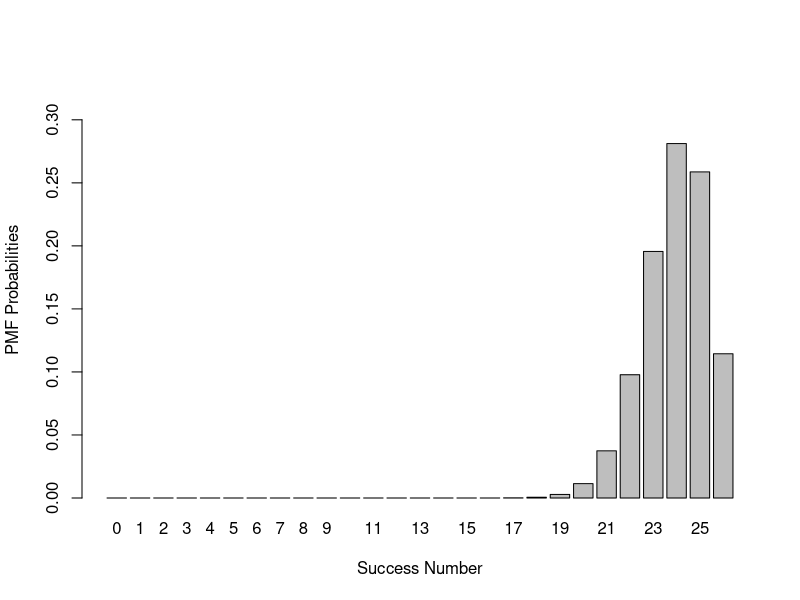

Write R code to recreate this figure.
##### R Project 3: Binomial Distribution
##### Name: Hanel Vujic
##### Version Number: 3



### Part 1
## (C1): Store the size of your distribution

total_trials <- 26
##total_trials (outputs 26)


## (C2) Store your probability of successes

success_prob <- 0.92
##success_prob (outputs 0.92)

## (C3) Create a vector from 0 through the number of Bernoulli Trials of your distribution.

number_of_successes <- 0:total_trials
#number_of_successes

## (C4) Find Binomial Probabilities.

point_probabilities <- dbinom(number_of_successes, total_trials, success_prob)
point_probabilities ##(outputs all probabilities)

## (C5) Create a barplot.

barplot(height = point_probabilities, names.arg = number_of_successes, xlab = "Success Number", ylab = "PMF Probabilities", ylim = c(0, 0.33))


### Part 1 Questions
## (Q6) Describe the barplot.

# X-value for the highest bar: 24

# Is the highest bar in the center or somewhat off to the side of the graph?
#(ANSWER)
#In terms of the entire graph, it's off to the side. In terms of the distribution
#from values 19 to 26, it's more in the center.


# Do all of the bars go to the same height, or are they all different?
#(ANSWER)
#All of the bars have different heights among each other.



# Code for calculating P(X <= (see PDF for value))

pbinom(22, total_trials, success_prob, lower.tail = TRUE)


# Answer from above code:
# ANSWER: 0.1501382

# If you had to shade your barplot from Part 1 corresponding to the calculation you just made, what part(s) of the barplot would be shaded? (You don't actually have to shade your graph, just describe it in words.)
# (ANSWER)
# I would shade starting from the bar of X = 22 and shade the bars to the left of them.




## (Q7) Expected Value of Distribution?
# Code: 
#dbinom(12, total_trials, success_prob)
sum(point_probabilities * number_of_successes)


# Result from Code:
#(ANSWER): 23.92


## (Q8) Standard Deviation of Distribution?
# Code:
standardDev <- sqrt(sum((number_of_successes - mean(number_of_successes))^2/(length(number_of_successes)-1)))
standardDev
sNewStandard <- sd(number_of_successes)
sNewStandard
# Result from Code:
#(ANSWER): 7.937254





### Part 2
## (C9) Random Sampling

set.seed(3425)
sample_values <- rbinom(92, total_trials, success_prob)
sample_values


### Part 2 Questions
## (Q10) Mean of random sample?
# Code:
mean(sample_values)


# Result from Code:
# (ANSWER): 1.956522


## (Q11) Standard Deviation of random sample?
# Code:
sd(sample_values)


# Result from Code:
# (ANSWER): 1.108539




### Additional Questions
## (Q12) 
## Compare the expected value from Q7 and the sample mean from Q10.  Are they close in value?
# Answer: They are really close in value.

## Compare the standard deviations from Q8 and Q11.  Are they close in value?
# Answer: The standard deviations on the other hand were not close in value at all.

## Why do you think the values aren't exactly the same?
# Answer: I think the difference in one having 22 trials while the other having 92, as well as the first test having 
# no fixed seed while this one did greatly contributed to the difference between the two standard deviation differences.







## (Q13) Share an example of a real life scenario that uses the Binomial Distribution.
# Example:
# (ANSWER): We'll have 30 days where we go around UIC and ask 5 students what their major is, with a 0.59 probability that
# they are going to be a computer science major.


# Explain how your example meets the criteria for a Binomial Distribution
# Criteria 1: n Bernoulli Trials
# Criteria 2: each trial is independent
# Criteria 3: the probability of success is constant

#(ANSWER): It meets criteria 1 because we have n = 30 trials, and it meets criteria 2 because all the students
# are randomly chosen and asked, with whether any having relation to each other up in the air.
# You could say there is a seed set in this problem by having the probability always 0.59 no matter who you ask.

